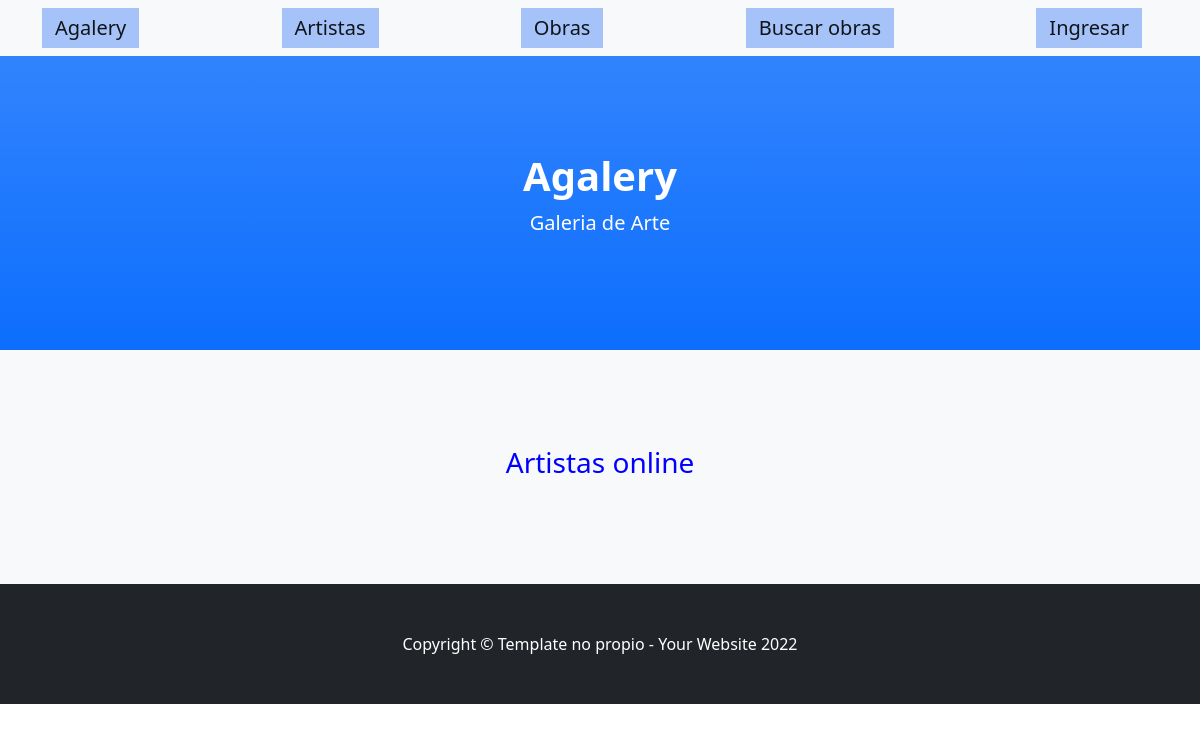
The page /agalery/artista/ on the database as committed earlier.
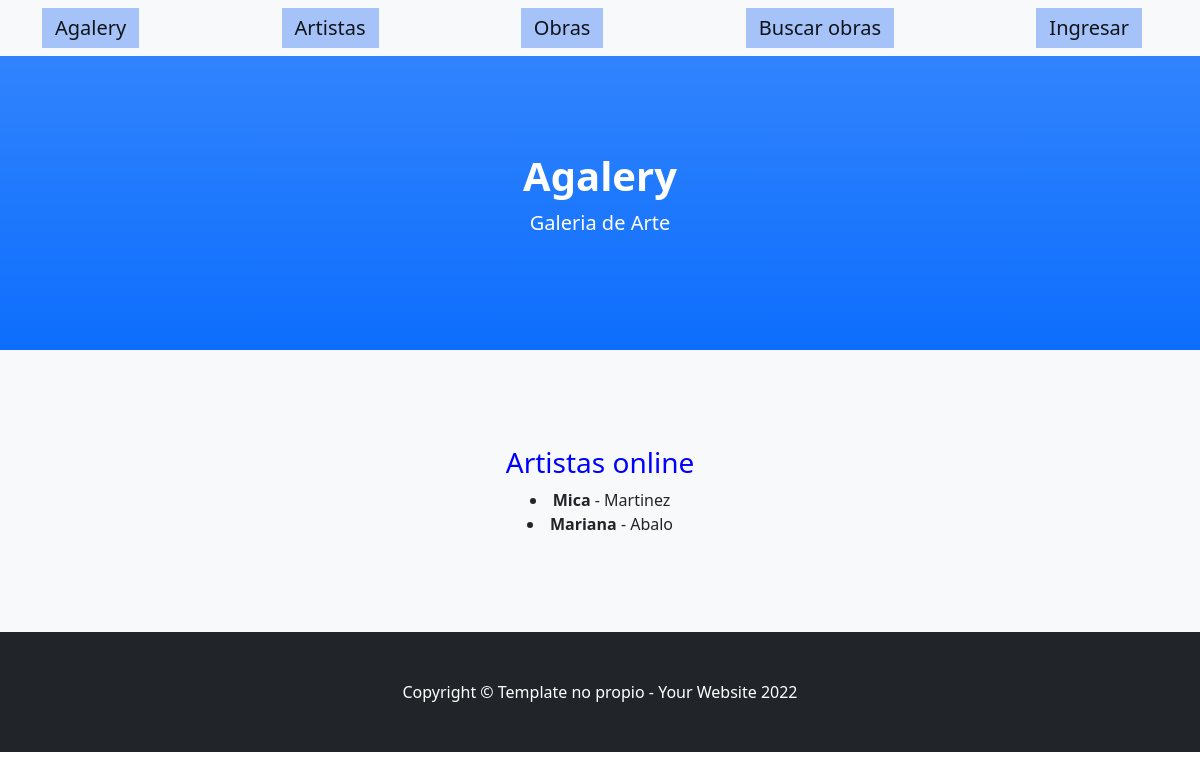
The same page on the database as committed later.
### agalery/models.py (models this page shows, shortened)
class artista(models.Model):
    usuario = models.ForeignKey(user, verbose_name="Usuario Artista", default=1, on_delete=models.SET_DEFAULT)
    nombre = models.CharField(max_length=100, help_text="Nombre")
    apellido = models.CharField(max_length=100, help_text="Apellido")
    bio = models.TextField(max_length=300, help_text="Descripción de la obre en 300 caracteres")

### agalery/views.py (the view)
# urls.py: path('artista/', views.lista_artistas, name='artista'),
def lista_artistas(request):
    art = artista.objects.all()
    return render(request, 'agalery/artista.html', {'art': art})

### agalery/template/agalery/artista.html
{% extends "agalery/padre.html"%}
{% load static %}
{% block contenidoquecambia %}
<h3><FONT COLOR="blue">Artistas online</FONT></h3>
{% for artista in art %}
    <li><b>{{ artista.nombre }}</b> - {{ artista.apellido }}</li>
{% endfor %}
{% endblock %}

Rows that differ between the two databases and show on the page:
added artista: nombre "Mica", apellido "Martinez"
added artista: nombre "Mariana", apellido "Abalo"
